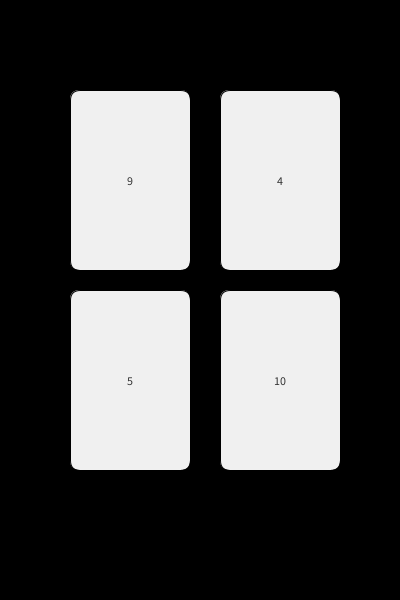
Frame 1 (no input)
Frame 60 (the mouse pressed at the canvas centre just before this capture): identical to frame 1, image omitted
Frame 120 (the mouse held since frame 60 and released just before this capture): identical to frame 1, image omitted

The Processing sketch that drew this single still picture (run headless with seeded random() and noise(); from frame 60 on, the mouse is pressed at the canvas centre):

// Processing sketch: processing_114395
// ── processing_114395.pde

int selector;
char card_1;
char card_2; 
char card_3; 
char card_4;

void setup() {
  size(400, 600);
  smooth();
  textAlign(CENTER, CENTER);
  rectMode(CENTER);

  //Grab a # from 1 to 13, rounded down to the nearest INT


  selector= floor(random(1, 14));
  if (selector == 11) {
    card_1 = 'J' ;
    card_2 = 'J';
    card_3 = 'J';
    card_4 = 'J';
  } 
 
  else if (selector == 12) {
    card_1 = 'Q';
    card_2 = 'Q';
    card_3 = 'Q';
    card_4 = 'Q';
  } 
  else if (selector == 13) {
    card_1 = 'K'; 
    card_2 = 'K';
    card_2 = 'K';
    card_3 = 'K';
  } 
  else {
    card_1 = (char)(selector+48); //else, use the char 
    card_2 = (char)(selector+48); 
    card_3 = (char)(selector+48); 
    card_4 = (char)(selector+48);
  }                                //representation of the #

  println(selector + ", " + card_1 + ", " + card_2 + ", " + card_3+ ", " + card_4);
}
 


void draw() {
  background(0);
  fill(240);
  rect(130, 180, 120, 180, 10);
  rect(280, 180, 120, 180, 10);
  rect(130, 380, 120, 180, 10);
  rect(280, 380, 120, 180, 10);

  fill(50);
  text(card_1, 130, 180); 
  text(card_2/16+1, 280, 180);
  text(card_3/20+3, 130, 380);
  text(card_4/12+6, 280, 380);

}
